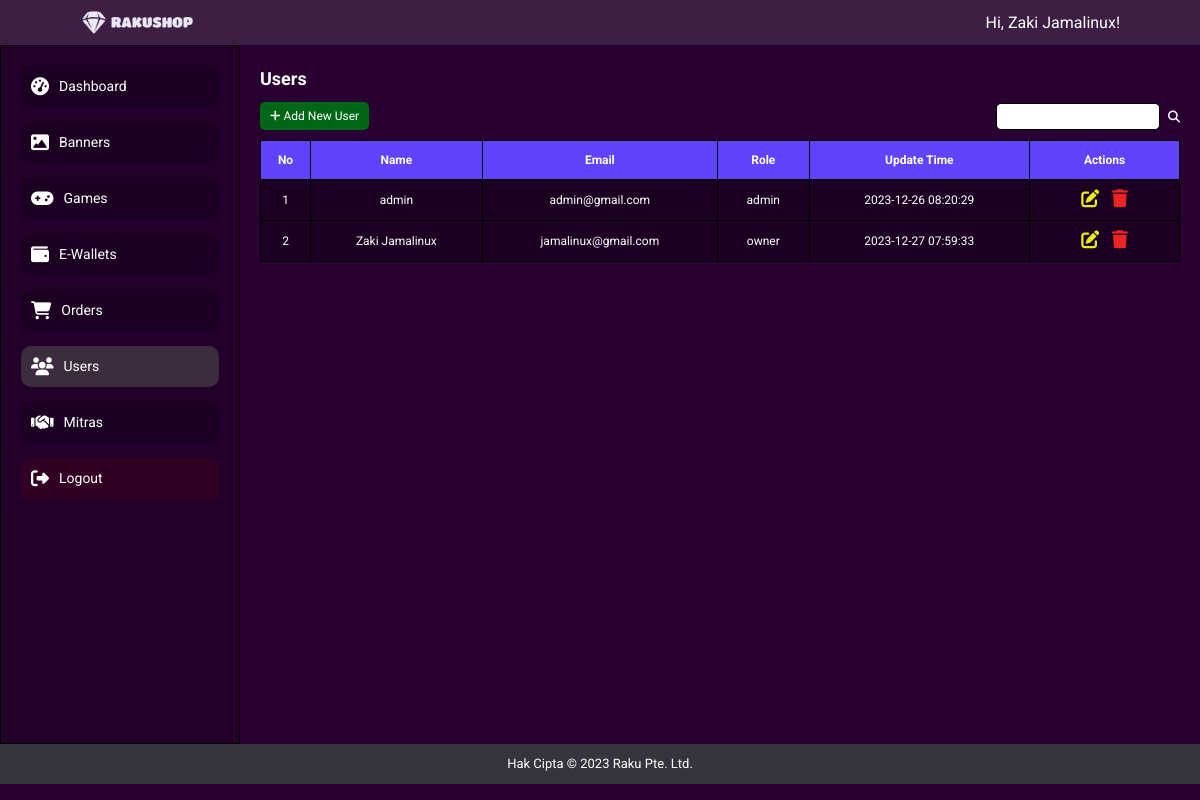
Before: /admin/users.php (signed in) with the older database file.
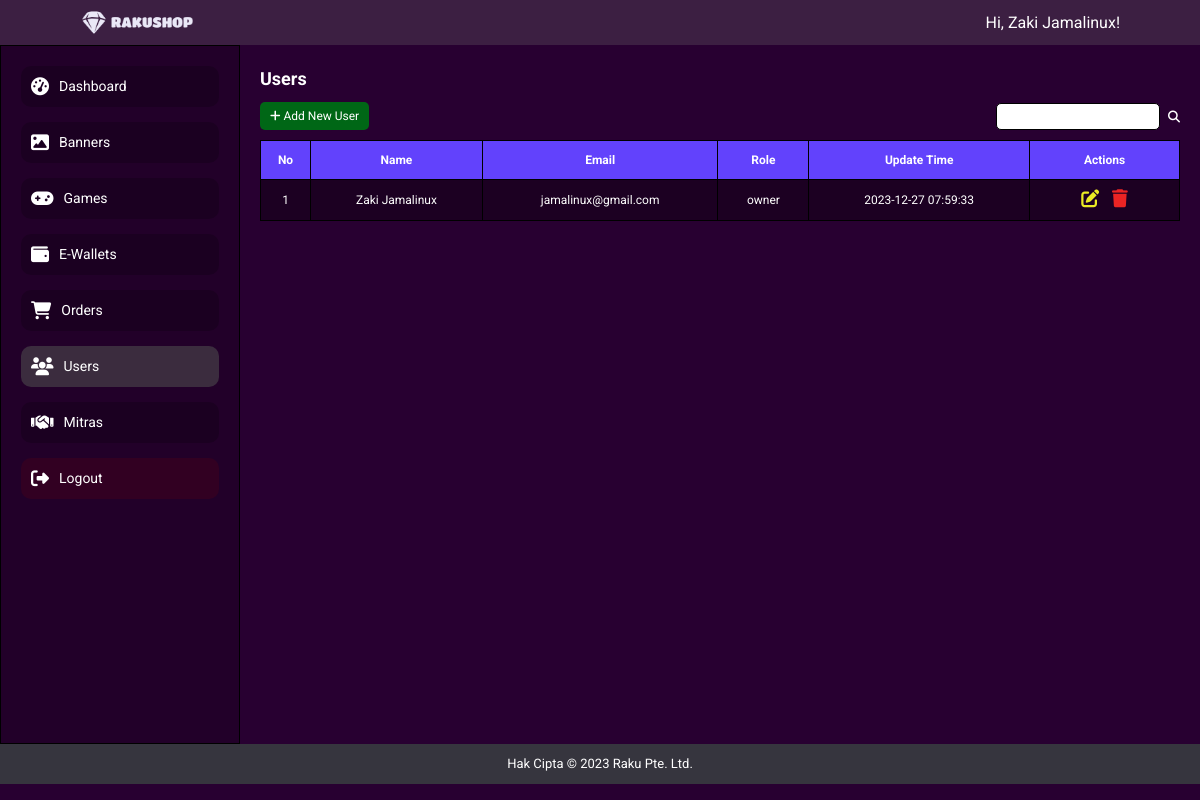
After: the same page with the newer database file.
### tables this page shows
CREATE TABLE `users` (
  `id` int NOT NULL,
  `name` varchar(255) DEFAULT NULL,
  `email` varchar(255) DEFAULT NULL,
  `password` varchar(255) DEFAULT NULL,
  `role` enum('owner','admin') DEFAULT NULL,
  `created_at` datetime DEFAULT NULL,
  `updated_at` datetime DEFAULT NULL
);

### admin/users.php (the view, shortened to what this page needs)
<?php
include '../config/connect.php';
?>
<!DOCTYPE html>
<html lang="en">
<head>
    <link rel="stylesheet" href="../css/style.css">
    <link rel="stylesheet" href="../css/admin.css">
    <link rel="stylesheet" href="../css/a_view.css">
</head>
<body>
    <?php include '../components/admin_header.php' ?>
    <main>
        <div class="left">
            <a href="index.php" <?= basename($_SERVER['PHP_SELF']) == 'index.php' ? 'class="active"' : ''; ?>>
                <i class="fas fa-tachometer-alt"></i>
                Dashboard
            </a>
            <a href="banners.php" <?= basename($_SERVER['PHP_SELF']) == 'banners.php' ? 'class="active"' : ''; ?>>
                <i class="fas fa-image"></i>
                Banners
            </a>
            <a href="games.php" <?= basename($_SERVER['PHP_SELF']) == 'games.php' ? 'class="active"' : ''; ?>>
                <i class="fas fa-gamepad"></i>
                Games
            </a>
            <a href="ewallets.php" <?= basename($_SERVER['PHP_SELF']) == 'ewallets.php' ? 'class="active"' : ''; ?>>
                <i class="fas fa-wallet"></i>
                E-Wallets
            </a>
            <a href="orders.php" <?= basename($_SERVER['PHP_SELF']) == 'orders.php' ? 'class="active"' : ''; ?>>
                <i class="fas fa-shopping-cart"></i>
                Orders
            </a>
            <?php
            if($_SESSION['role'] == 'owner'){
                echo '<a href="users.php" '.(basename($_SERVER['PHP_SELF']) == 'users.php' ? 'class="active"' : '').'>
                    <i class="fas fa-users"></i>
                    Users
                </a>
                <a href="mitras.php" '.(basename($_SERVER['PHP_SELF']) == 'mitras.php' ? 'class="active"' : '').'>
                    <i class="fas fa-handshake"></i>
                    Mitras
                </a>';
            }
            ?>
            <a href="logout.php">
                <i class="fas fa-sign-out-alt"></i>
                Logout
            </a>
        </div>
        <div class="right">
            <h2>Users</h2>
            <div class="menu">
                <a class="plus" href="users_i.php">
                    <i class="fas fa-plus"></i>
                    Add New User
                </a>
                <div class="search">
                    <input id="search" type="text" autocomplete="off">
                    <label for="search"><i class="fas fa-search"></i></label>
                </div>
            </div>
            <div class="table-container">
                <table>
                    <thead>
                        <tr>
                            <th>No</th>
                            <th>Name</th>
                            <th>Email</th>
                            <th>Role</th>
                            <th>Update Time</th>
                            <th>Actions</th>
                        </tr>
                    </thead>
                    <tbody>
                        <?php
                        $no = 1;
                        $users = mysqli_query($conn, "SELECT * FROM users");
                        while ($user = mysqli_fetch_assoc($users)) {
                            echo "
                            <tr>
                                <td>$no</td>
                                <td>{$user['name']}</td>
                                <td>{$user['email']}</td>
                                <td>{$user['role']}</td>
                                <td>{$user['updated_at']}</td>
                                <td>
                                    <a href='user_u.php?id={$user['id']}'><i class='fas fa-edit'></i></a>
                                    <a href='?id={$user['id']}'><i class='fas fa-trash'></i></a>
                                </td>
                            </tr>";
                            $no++;
                        }
                        ?>
                    </tbody>
                </table>
            </div>
        </div>
    </main>
    <?php include '../components/admin_footer.php' ?>
</body>
</html>

### components/admin_header.php
<header>
    <a href="/"><img src="../assets/images/logo.png" alt="logo" height="25"></a>
    <div class="hi-search">
        <div class="hi">
            <?php
                if(isset($_SESSION['email'])){
                    echo "Hi, $_SESSION[name]!";
                }
            ?>
        </div>
    </div>
</header>

### components/admin_footer.php
<footer>Hak Cipta © 2023 Raku Pte. Ltd.</footer>

### css/style.css (style rules this page uses)
* { margin: 0; padding: 0; box-sizing: border-box; font-family: 'Roboto', sans-serif; }
body { background-color: #280031; color: white; font-size: 16px; line-height: 1.5; font-weight: 400; overflow-x: hidden; }
a { text-decoration: none; color: white; }
label { cursor: pointer; }
header { position: fixed; top: 0; left: 0; width: 100%; padding: 10px 80px; z-index: 500; background-color: #3c1f42; display: flex; justify-content: space-between; align-items: center; }
header a { display: flex; align-items: center; }
main { padding: 48px 80px; display: flex; flex-direction: column; justify-content: center; }
footer { background-color: #36353e; }

### css/admin.css (style rules this page uses)
main { display: flex; flex-direction: row; font-size: 12px; height: 93vh; padding-top: 25px; padding-left: 0; padding-right: 0; padding-bottom: 0; }
.left { display: flex; flex-direction: column; gap: 15px; margin-top: 20px; width: 20%; padding: 20px; border: 1px solid black; background-color: #220029; }
.right { display: inline-flex; flex-direction: column; gap: 10px; margin-top: 20px; width: 80%; padding: 20px; }
.hi-search { display: flex; align-items: center; gap: 5px; }
footer { font-size: small; text-align: center; padding: 10px; }
.left a { background-color: rgba(0, 0, 0, 0.201); padding: 10px; border-radius: 10px; font-size: 14px; display: flex; align-items: center; gap: 5px; }
.left a i { font-size: 18px; margin-right: 5px; }
.left a[href="logout.php"] { background-color: #7d00002e; }
.left a.active { background-color: rgba(79, 79, 79, 0.563); }

### css/a_view.css (style rules this page uses)
body { overflow: hidden; }
.plus { background-color: rgb(0, 103, 22); width: fit-content; padding: 5px 10px; border-radius: 5px; }
.menu { display: flex; justify-content: space-between; align-items: center; }
.menu input { padding: 5px; border-radius: 5px; border: 1px solid black; margin-right: 5px; }
.table-container { max-height: 400px; overflow-y: auto; }
table { border-collapse: collapse; width: 100%; }
table, th, td { border: 1px solid black; }
th, td { padding: 10px; }
th { background-color: #6242fc; color: white; }
td { text-align: center; background-color: rgba(0, 0, 0, 0.305); }
td:first-child { width: 50px; }
td:last-child { width: 150px; }
td a i { font-size: large; }
td a i.fa-edit { color: #ebeb24; margin-right: 10px; }
td a i.fa-trash { color: #eb2424; }

Changed rows visible on the page:
removed users: name "admin", email "admin@gmail.com", role "admin", updated_at "2023-12-26 08:20:29"
